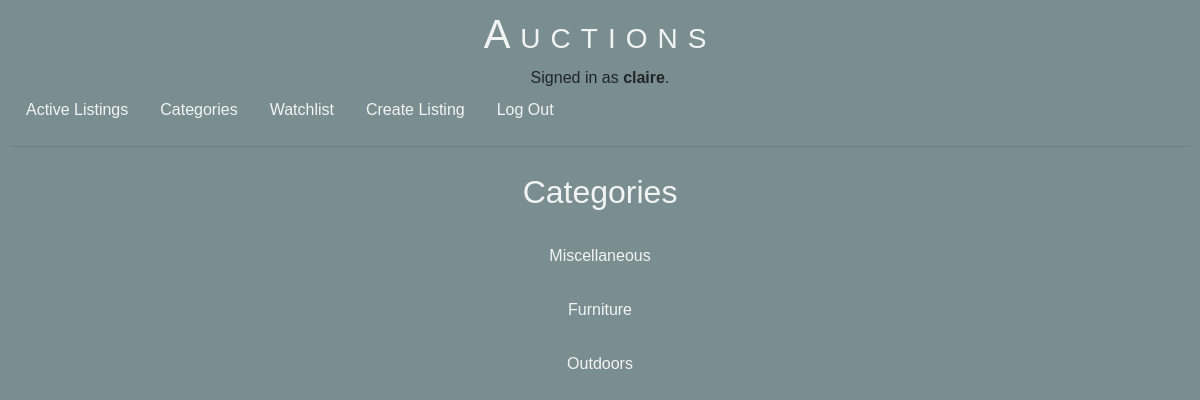
The page /categories (signed in) on the database its author committed.
### auctions/models.py (models this page shows, shortened)
class User(AbstractUser):
    pass

class Category(models.Model):
    name = models.CharField(max_length=20, default="")
    class Meta:
        verbose_name_plural = "Categories"

### auctions/views.py (the view)
# urls.py: path("categories", views.categories, name="categories"),
def categories(request):
    return render(request, "auctions/categories.html", {
        "categories": Category.objects.all()
    })

### auctions/templates/auctions/categories.html
{% extends "auctions/layout.html" %}
{% block body %}
    <h2>Categories</h2>
    <ul>
        {% for category in categories %}
            <li class="indexitem"><a href="{% url 'category' category.id %}">{{ category.name }}</a></li>
        {% endfor %}
    </ul>
{% endblock %}

### auctions/templates/auctions/layout.html (shortened to what this page needs)
{% load static %}
<!DOCTYPE html>
<html lang="en">
    <head>
        <link rel="stylesheet" href="https://stackpath.bootstrapcdn.com/bootstrap/4.4.1/css/bootstrap.min.css">
        <link href="{% static 'auctions/styles.css' %}" rel="stylesheet">
    </head>
    <body>
        <h1>Auctions</h1>
        <div>
            {% if user.is_authenticated %}
                Signed in as <strong>{{ user.username }}</strong>.
            {% else %}
                Not signed in.
            {% endif %}
        </div>
        <ul class="nav">
            <li class="nav-item">
                <a class="nav-link" href="{% url 'index' %}">Active Listings</a>
            </li>
            <li class="nav-item">
                <a class="nav-link" href="{% url 'categories' %}">Categories</a>
            </li>
            {% if user.is_authenticated %}
            <li class="nav-item">
                <a class="nav-link" href="{% url 'watchlist' %}">Watchlist</a>
            </li>
            <li class="nav-item">
                <a class="nav-link" href="{% url 'create' %}">Create Listing</a>
            </li>
            {% endif %}
            {% if user.is_authenticated %}
                <li class="nav-item">
                    <a class="nav-link" href="{% url 'logout' %}">Log Out</a>
                </li>
            {% endif %}
        </ul>
        <hr>
        {% block body %}
        {% endblock %}
    </body>
</html>

### auctions/static/auctions/styles.css (style rules this page uses)
html { height: 100%; }
body { padding: 10px; box-sizing: border-box; height: 100%; background-color: #7A8D90; font-family: Avenir, Arial, sans-serif; text-align: center; }
h1 { color: #F2F4F3; font-family: Avenir, Arial, sans-serif; text-align: center; font-variant: small-caps; letter-spacing: 10px; }
h2 { color: #F2F4F3; font-family: Avenir, Arial, sans-serif; text-align: center; padding: 10px; }
.indexitem { margin: auto; padding: 15px 5px; text-align: center; }
.indexitem a { height: 100%; width: 100%; padding: 15px 100px; }
a { color: #F2F4F3; text-decoration: none; height: 100%; width: 100%; }
ul { list-style: none; padding: 0px; }
li { list-style: none; }

### rows shown on the page
User: username "claire"
Category: name "Miscellaneous"
Category: name "Furniture"
Category: name "Outdoors"
